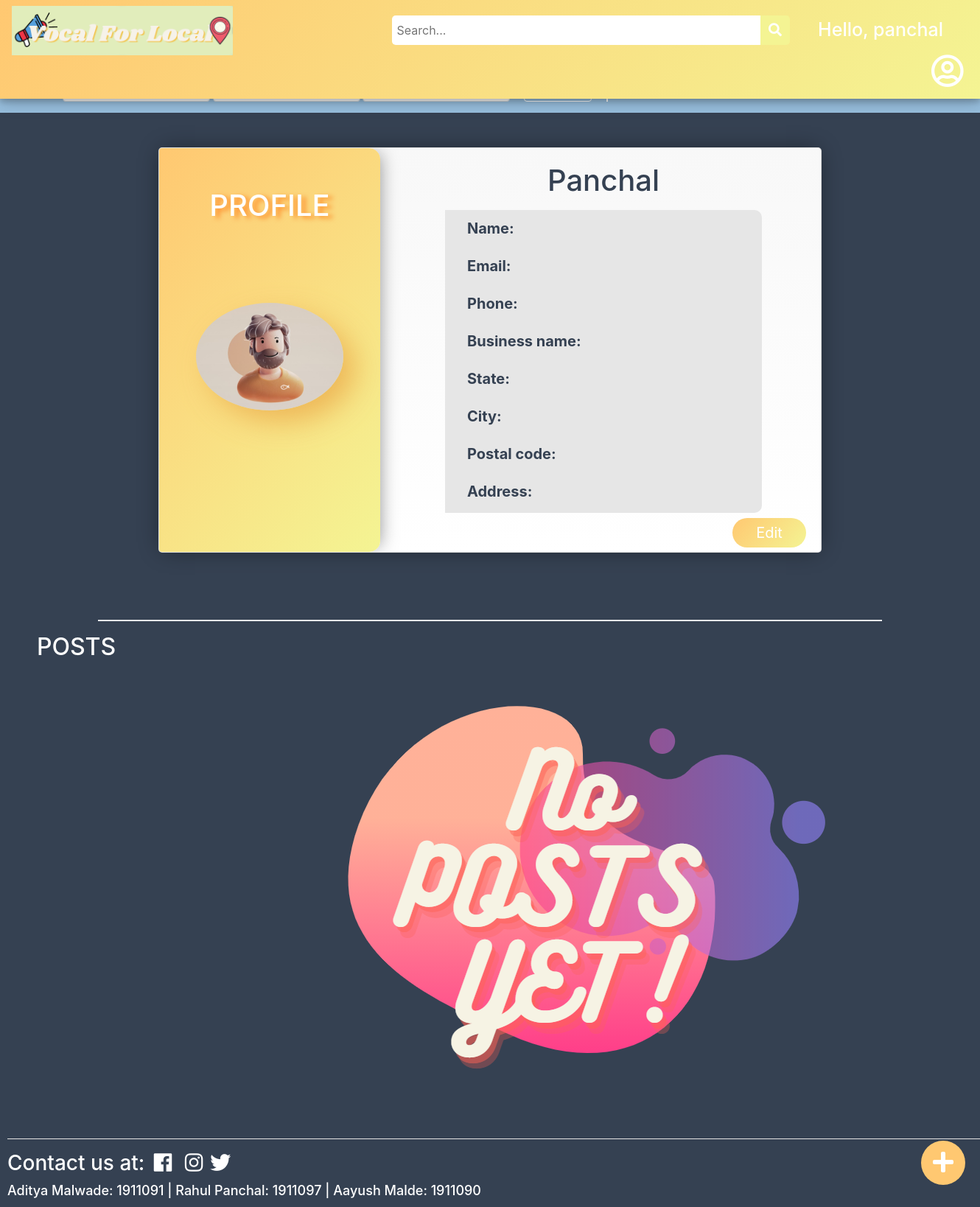
The page /profile/ (signed in) on the database as committed earlier.
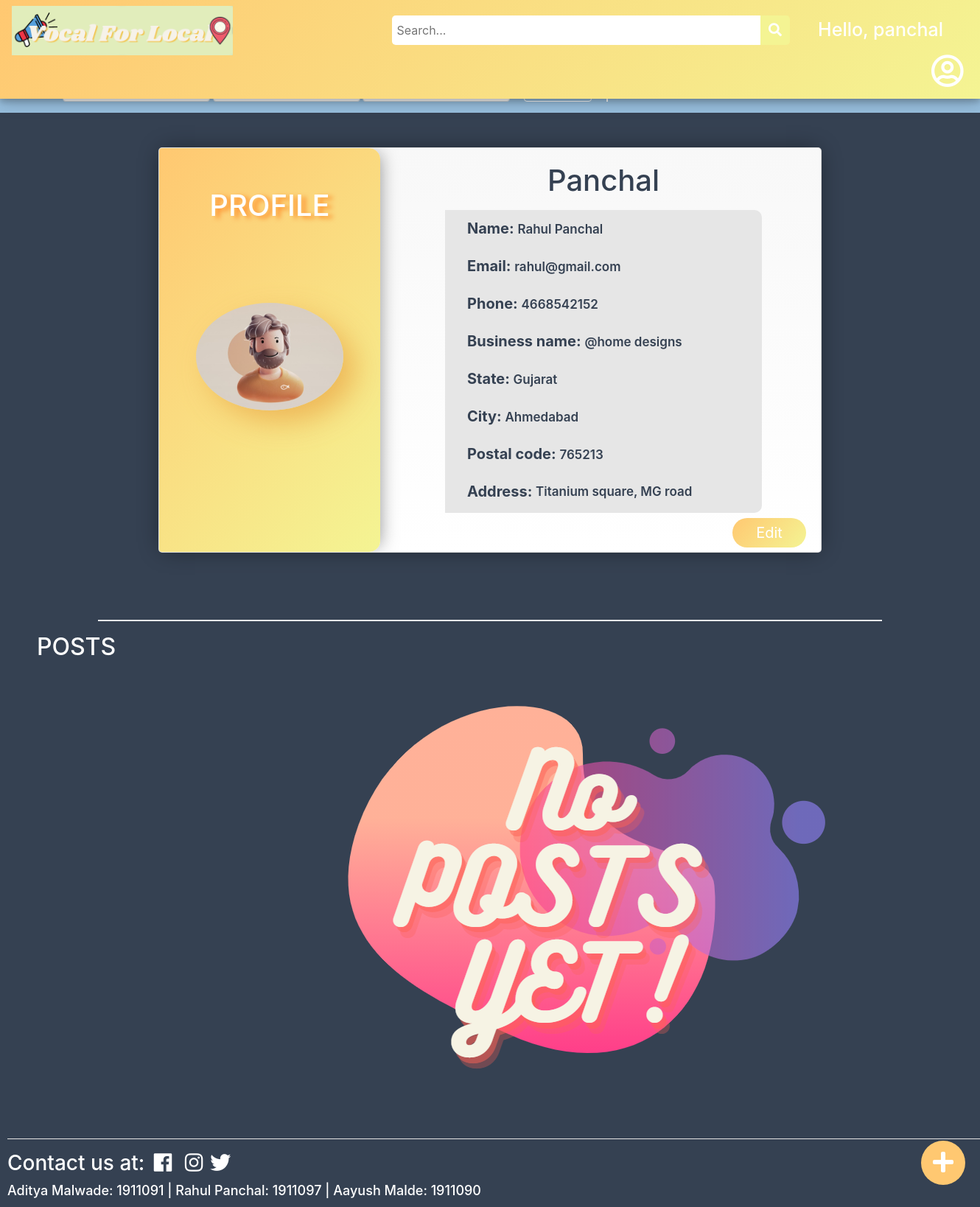
The same page on the database as committed later.
### main/models.py (models this page shows, shortened)
class Customer(models.Model):
    id = models.IntegerField(primary_key=True, null=False)
    name = models.CharField(max_length=100, null=True)
    phone = models.CharField(max_length=10, null=True)
    email = models.CharField(max_length=50, null=True)
    state = models.CharField(max_length=20, null=True)
    postal_code = models.IntegerField(null=True)
    city = models.CharField(max_length=20, null=True)
    address = models.CharField(max_length=100, null=True)
    business_name = models.CharField(max_length=50,null=True)
    date_created = models.DateTimeField(auto_now_add=True, null=True)

### main/views.py (the view, shortened to what this page needs)
# urls.py: path('profile/',views.profile,name="profile"),
def profile(request):
	if(Customer.objects.filter(pk=request.user.id).exists()):
		user_profile = Customer.objects.get(id = request.user.id)
		user_posts = Post.objects.filter(owner = request.user.id)
		init_dict = {
			"u_name" : user_profile.name,
			"phone" : user_profile.phone,
			"email" : request.user.email,
			"business_name" : user_profile.business_name,
			"state" : user_profile.state,
			"city" : user_profile.city,
			"postal_code" : user_profile.postal_code,
			"address" : user_profile.address,
		}
		form = ProfileForm(initial = init_dict)
		return render(request,'main/profile.html',context={'form':form, 'user_posts':user_posts, 'user_profile':user_profile })
	form = ProfileForm
	return render(request,'main/profile.html',context={'form':form})

### main/forms.py
class ProfileForm(forms.Form):
    u_name = forms.CharField(label='Name', max_length=100,
                             widget=forms.TextInput(attrs={'placeholder': ''}))
    phone = forms.CharField(label='Phone', required=True, max_length=10,
                            widget=forms.TextInput(attrs={'placeholder': ''}))
    email = forms.EmailField(
        widget=forms.EmailInput(attrs={'placeholder': '', 'disabled': 'true', 'style': 'background-color: white'}))
    business_name = forms.CharField(
        label='Business Name', max_length=100, widget=forms.TextInput(attrs={'placeholder': ' '}))
    state = forms.CharField(
        label="State", widget=forms.Select(choices=state_choices))
    city = forms.CharField(label='City', max_length=20,
                           widget=forms.TextInput(attrs={'placeholder': ''}))
    postal_code = forms.CharField(
        label="Postal Code", max_length=6, widget=forms.TextInput(attrs={'placeholder': ''}))
    address = forms.CharField(label="Address", max_length=100,
                              widget=forms.TextInput(attrs={'placeholder': ''}))

### main/templates/main/profile.html (shortened to what this page needs)
{% load static %}
<!DOCTYPE html>
<html>
<head>
  <link rel="stylesheet" href="https://stackpath.bootstrapcdn.com/bootstrap/4.3.1/css/bootstrap.min.css"
 />
  <link rel="stylesheet" type="text/css" href="{%static '/css/profile.css' %}" />
  <link rel="stylesheet" href="https://use.fontawesome.com/releases/v5.6.1/css/all.css"
 />
</head>
<body style="background-color: #354152;">
  <div class="topnav">
    <a class="active" href="{% url 'home' %}">
      <img id="logo" src="{% static 'images/logo_final.png' %}" alt="VocalForLocal" />
    </a>
    <div class="search">
      <input type="text" placeholder=" Search..." name="key" id="search-placeholder" />
            <button id="srch" type="submit" onclick="validatePlaceHolder(this)">
                <i class="fa fa-search" style="font-size: 18px"> </i>
            </button>
    </div>
    <span class="hello-msg">
      Hello, {% if user.is_authenticated %} {{request.user}} {% else %} User
      {% endif %}
    </span>
    {% if user.is_authenticated %}
    <a class="nav-link dropdown-toggle" href="#" id="navbarDropdown" role="button" data-bs-toggle="dropdown" aria-expanded="false"          style="margin-left: 160px;">
      <i class="far fa-user-circle" style="color:white; font-size: 45px;"></i>
    </a>
    {% endif %}
  </div>
  <div class="menu-bar">
    <ul>
      <li>
        <form method="POST" action='/home/'>
        <i class="fa fa-list-alt" aria-hidden="true" style="font-size: 18px; padding-right: 8px; color: white"></i>
          <select name="location" class="custom-select" style="width: 200px; height: 38px;">
            <option selected value= "0">Location</option>
          </select>
          <select name="category-option" class="custom-select" style="width: 200px; height: 38px;">
            <option selected value="0">Category</option>
          </select>
          <span style="padding-right: 15px;">
            <select name="availability-option" class="custom-select" style="width: 200px; height: 38px;">
              <option selected value= "0">Shipping</option>
            </select>
          </span>
          <button class="btn btn-outline-secondary" type="submit" name="filter-btn" style="border: 1px solid ;color:
            white;font-weight: bold;">
            <i class="fas fa-filter" style="font-size: 18px; padding-right: 8px; color: white"></i>Filter
          </button>
        </form>
      </li>
      <li style="margin-top: 20px; border: none;">
        <i class="fa fa-info-circle" style="font-size: 18px; padding-right: 2px; color: white">
        </i>
        <button class="home-about">
          <a class="active" href="{% url 'about' %}" style="text-decoration: none;">About</a>
        </button>
      </li>
    </ul>
  </div>
  {% if user.is_authenticated %}
  <a class="fixedButton" href="{% url 'upload' %}">
    <div class="roundedFixedBtn"><i class="fa fa-plus"></i></div>
  </a>
  {% endif %}
  {% if user.is_authenticated %}
  <div class="center">
    <div class="card">
      <div id="edt-frm" class="additional">
        <div class="user-card">
          <div class="level center">
            <h1>PROFILE</h1>
          </div>
          <div class="icon">
            <img id="profile-logo" src="{% static 'images/profile.PNG' %}" alt="profile-logo">
          </div>
        </div>
            {% load crispy_forms_tags %}
      </div>
      {% if user.is_authenticated %}
      <div class="general" style="overflow:hidden">
        <h1 style="color: #354152; text-transform: capitalize; margin-top: -10px;">{{request.user}}</h1>
        <p>
          <ul style="list-style-type: none; font-size: 17px; color: #354152; font-weight: 600; line-height: 50px; margin-left: -10px; background-color: rgb(230, 230, 230); border-radius: 10px;">
            <li><span style="font-size: 20px; font-weight: bold;">Name:  </span>{{user_profile.name}}</li>
            <li><span style="font-size: 20px; font-weight: bold;">Email: </span>{{user_profile.email}}</li>
            <li><span style="font-size: 20px; font-weight: bold;">Phone:  </span>{{user_profile.phone}}</li>
            <li><span style="font-size: 20px; font-weight: bold;">Business name:  </span>{{user_profile.business_name}}</li>
            <li><span style="font-size: 20px; font-weight: bold;">State:  </span>{{user_profile.state}}</li>
            <li><span style="font-size: 20px; font-weight: bold;">City:  </span>{{user_profile.city}}</li>
            <li><span style="font-size: 20px; font-weight: bold;">Postal code:  </span>{{user_profile.postal_code}}</li>
            <li><span style="font-size: 20px; font-weight: bold; vertical-align: top; ">Address:  </span>
              <div style="display: inline-block ;width: 300px;height: 35px; word-wrap: break-word; overflow-y: scroll;">{{user_profile.address}}</div></li>
          </ul>
        </p>
        <div id="edt">
            <button id="edt-btn" onclick="edit()">Edit</button>
        </div>
      </div>
      {% endif %}
    </div>
  </div>
  <br>
  <br>
  <br>
  <br>
  <br>
  <br>
  <br>
  <br>
  <br>
  <br>
  <br>
  <br>
  <br>
  <br>
  <br>
  <br>
  <br>
  <br>
  <br>
  <br>
  <br>
  <br>
  <br>
  <br>
  <br>
  <br>
  <br>
  <br>
  <div>
    <hr style="width: 80%; height: 0.5px; background-color: white;">
    <h2 style="font: verdana; margin-left: 50px; color: white;">POSTS</h2>
    <br>
    {% if user_posts %}
    <div class="card-container">
      {% for p in user_posts %}
      <div class="cards">
        <header class="article-header">
          <a href = "{%url  'viewPost' business=p.business_name name=p.name %}">
          <div style="width: 300px; height: 270px; margin-top: 18px; padding-right: 20px;
               border-right: solid rgb(216, 214, 214) 2px; background-image: url({{p.imageURL}});
               background-position: center; background-size: cover;">
          </div>
          </a>
        </header>
        <div class="author" style="color: white; margin-left: 320px; width: 350px; height: 100%; margin-top: -290px; padding: 5px;" >
          <div class="profile" style="width: 100%; height: fit-content; margin-top: 10px; font-size: 17px; font-weight: bold;">
            <span style="font-size: 25px;">{{p.name}}</span>
            <p style="font-weight: normal; color: #c4c0c0;">{{p.date_created}}</p></div>
          <hr style="width: 80%; background-color: whitesmoke; margin: 5px 0px;">
          <div class="info">
            <div class="caption" style="font-size: 17px; font-weight: bold;">Description: </div>
            <div class="name" style="overflow-x: hidden; display: flex; flex-direction: row;flex-wrap: wrap; font-family: Verdana, Geneva, Tahoma, sans-serif;">
              {{p.description}}
            </div>
            <button id='delete-btn' type="submit" name="{{p.p_id}}">
              <a href="{% url 'delete_post' %}?p_id={{p.p_id}}" style="text-decoration: none; color: white;">DELETE</a>
            </button>
          </div>
        </div>
      </div>
    {% endfor %}
    </div>
    {% else %}
      <div style="width: 900px; height: 550px;background: url('/static/images/def_post.PNG') no-repeat; margin: 1px  420px;">
      </div>
    {% endif %}
  </div>
  {% endif %}
  <br>
  <br>
  <div class="footer" style="padding-left: 10px;">
    <hr style="width:100%; height: 0.5px; background-color: white;"/>
    <h3 style="color: white;">Contact us at: <span style="margin:0px 5px;"><i class="fab fa-facebook"></i></span>
      <span style="margin:0px 5px;"><i class="fab fa-instagram"></i></span><span style="margin:0px 5px;"><i class="fab fa-twitter"></i></span>
      <div><span style="font-size: 18px;">Aditya Malwade: 1911091 | Rahul Panchal: 1911097 | Aayush Malde: 1911090</span></div>
  </div>
</body>
</html>

### static/css/profile.css (style rules this page uses)
.hello-msg { position: relative; float: right; font: verdana; font-weight: 500; font-size: 25px; color: #fff; margin-right: 50px; margin-top: 22px; text-align: center; }
.topnav { background: linear-gradient(311deg, #f4f493, #ffc871); overflow: visible; box-shadow: 0 4px 8px 0 rgba(0, 0, 0, 0.2), 0 6px 20px 0 rgba(0, 0, 0, 0.19); position: fixed; top: 0; width: 100%; z-index: 2; }
.topnav a { float: left; padding: 14px 16px; text-decoration: none; font-size: 17px; }
.topnav a.active { color: rgb(255, 102, 0); text-shadow: 2px 2px 7px #ebab4a; transition: all 0.8s; border-radius: 10px; }
.search input[type="text"] { width: 500px; height: 40px; border-top-left-radius: 5px; border-bottom-left-radius: 5px; border: none; margin-top: 20px; background-color: #ffff; }
#srch { transition: all 0.5s; }
.search { float: left; margin-left: 200px; margin-top: 1px; }
.search button { height: 40px; width: 40px; background-color: #f4f493; color: #ffff; border-top-right-radius: 5px; border-bottom-right-radius: 5px; float: right; margin-top: 20px; padding: 5px 10px; margin-right: 16px; font-size: 12px; border: none; cursor: pointer; }
#logo { width: 300px; height: 100%; overflow: hidden; margin-top: -6px; }
#profile-logo { border-radius: 50%; margin-top: 70%; margin-left: 50px; width: 200px; height: 200%; transition: all 0.5s; box-shadow: 17px 16px 38px -1px rgba(235,171,74,0.78); -webkit-box-shadow: 17px 16px 38px -1px rgba(235,171,74,0.78); -moz-box-shadow: 17px 16px 38px -1px rgba(235,171,74,0.78); }
.dropdown-toggle::after { display: none; }
.dropdown-toggle { transition: all 0.8s; }
.menu-bar { overflow: hidden; position:static; margin-top: 85px; top: 86px; background: #97bedd; width: 100%; text-align: left; }
.menu-bar ul { display : inline-flex; list-style: none; margin-top: unset; margin-bottom: unset; }
.menu-bar ul li { width:200; padding-right : 20px; margin-right : 20px; margin : 15px 15px; border-right: 2px solid; color: white; font-weight: bold; }
.home-about { background-color: #97bedd; border: none; transition: background-color 0.5s; padding: 4px; }
.home-about a { color: white; font-weight: bold; }
.fixedButton { position: fixed; bottom: 10px; right: 0px; padding: 20px; z-index: 5; }
.roundedFixedBtn { height: 60px; line-height: 60px; width: 60px; font-size: 2em; font-weight: bold; border-radius: 50%; background-color: #ffc871; color: white; text-align: center; cursor: pointer; transition: all 0.5s; }
.center { position: absolute; top: 475px; left: 50%; -webkit-transform: translate(-50%, -50%); transform: translate(-50%, -50%); }
.card { width: 900px; height: 550px; background-color: #fff; background: linear-gradient(#f8f8f8, #fff); border-radius: 5px; overflow: hidden; position: relative; margin: 1.5rem; box-shadow: 0px 0px 29px -5px rgba(0,0,0,0.48); -webkit-box-shadow: 0px 0px 29px -5px rgba(0,0,0,0.48); -moz-box-shadow: 0px 0px 29px -5px rgba(0,0,0,0.48); }
.card h1 { text-align: center; }
.card .additional { border-top-right-radius:15px ; border-bottom-right-radius:15px ; position: absolute; width: 300px; height: 100%; background: linear-gradient(311deg, #f4f493, #ffc871); transition: width 0.4s; overflow: hidden; z-index: 2; box-shadow: 7px 0px 23px -7px rgba(84,84,84,0.62); -webkit-box-shadow: 7px 0px 23px -7px rgba(84,84,84,0.62); -moz-box-shadow: 7px 0px 23px -7px rgba(84,84,84,0.62); }
.card .additional .user-card { width: 300px; height: 100%; position: relative; float: left; }
.card .additional .user-card::after { content: ""; display: block; position: absolute; top: 10%; right: -2px; height: 80%; border-left: 2px solid #ffff; }
.card .additional .user-card .level { top: 15%; color: #ffff; text-shadow: 6px 3px 6px rgba(255, 104, 0, 0.65); text-transform: uppercase; font-size: 0.75em; font-weight: bold; padding: 0.125rem 0.75rem; white-space: nowrap; }
.card .additional .user-card .icon { top: 50%; }
.card .general { width: 500px; height: 100%; position: absolute; right: 10px; z-index: 1; box-sizing: border-box; padding-right: 70px; padding-top: 30px; }
.footer { position: relative; }
#edt-btn { border: none; width: 100px; height: 40px; border-radius: 20px; background: linear-gradient(311deg, #f4f493, #ffc871); color: #ffff; font-size: 20px; margin-top: -10px; margin-left: 390px; transition: all 0.5s; }

Rows that differ between the two databases and show on the page:
added Customer: name "Rahul Panchal", email "rahul@gmail.com", phone "4668542152", business_name "@home designs", state "Gujarat", city "Ahmedabad", postal_code "765213", address "Titanium square, MG road"
